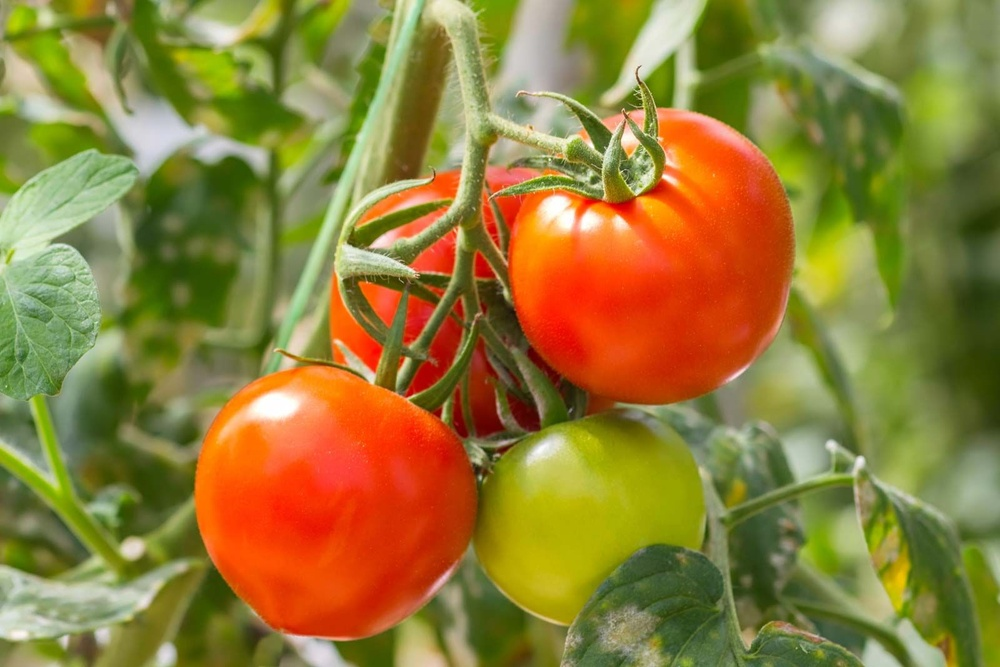
#> input picture opencv/red_tomato.jpg, 1000 x 667 px, shrunk from 1600 x 1067 before the run, given in place of the camera
$ python OpenCV_find_colors.py
#> lines starting #> are read from the running program, lines starting #| are printed output that depends on the picture; after the words box and inside, x2 and y2 are one past the last pixel; in counts of white or black regions, pixels touching at a corner belong together
import cv2
import numpy as np

# Green HSV Color Range
green_lower = np.array([40, 40, 40])
green_upper = np.array([80, 255, 255])

# Blue HSV Color Range
blue_lower = np.array([100, 150, 0])
blue_upper = np.array([140, 255, 255])

# Red HSV Color Range
# Red wraps around the hue spectrum, so we need two ranges
red_lower1 = np.array([0, 100, 100])
red_upper1 = np.array([10, 255, 255])
red_lower2 = np.array([160, 100, 100])
red_upper2 = np.array([180, 255, 255])

cap = cv2.VideoCapture(0)

while True:
    ret, frame = cap.read()
#> frame is the input picture: shape (667, 1000, 3); mean B, G, R 57.4, 124.9, 145.9
    hsv = cv2.cvtColor(frame, cv2.COLOR_BGR2HSV)
#> hsv: shape (667, 1000, 3); mean H, S, V 30.8, 161.2, 156.9

    # Find Green Color
    mask_green = cv2.inRange(hsv, green_lower, green_upper)
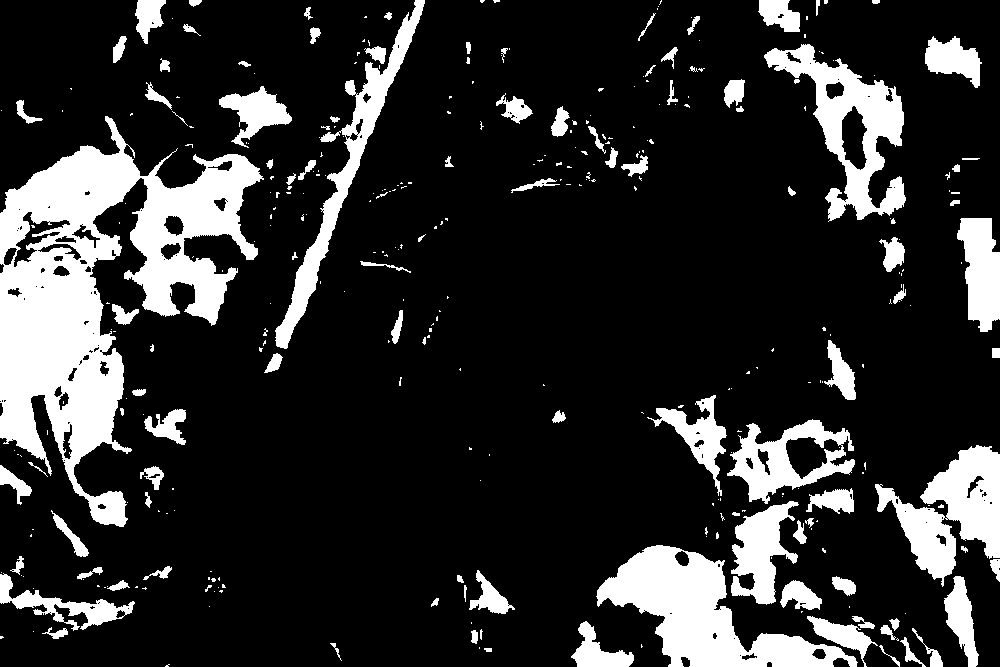
#> mask_green: shape (667, 1000); 18% white; 345 white regions (235 under 20 px)
    contours_green, _ = cv2.findContours(mask_green, cv2.RETR_EXTERNAL, cv2.CHAIN_APPROX_SIMPLE)
#> contours_green = 342 contours, 254 with area under 20; largest, box (x1, y1, x2, y2) and area: (0, 116, 264, 527) 44482, (596, 545, 858, 667) 12888, (764, 44, 906, 222) 9688, (875, 445, 1000, 587) 8186, (275, 0, 425, 349) 6249
    for contour in contours_green:
        if cv2.contourArea(contour) > 500:  # Increased minimum area
            x, y, w, h = cv2.boundingRect(contour)
            cv2.rectangle(frame, (x, y), (x+w, y+h), (0, 255, 0), 2)
#> this loop made 342 passes
#> (x, y, w, h) on passes 17, 20, 38, 44, 49, 52, 60, 81, 87, 102, 105, 109: (571, 621, 63, 46), (807, 616, 71, 51), (780, 580, 42, 30), (944, 576, 35, 91), (0, 573, 135, 58), (469, 570, 46, 44), (596, 545, 262, 122), (731, 501, 68, 104), (806, 488, 48, 26), (875, 445, 125, 142), (727, 419, 128, 85), (144, 409, 42, 36)
#> contour on passes 3, 5, 10, 16, 21, 22: [[479, 647], [479, 648]], [[641, 644], [641, 647], [642, 646], [641, 645]], [[33, 631]], [[471, 622], [471, 623]], [[905, 613]], [[801, 611], [801, 612], [802, 611]]
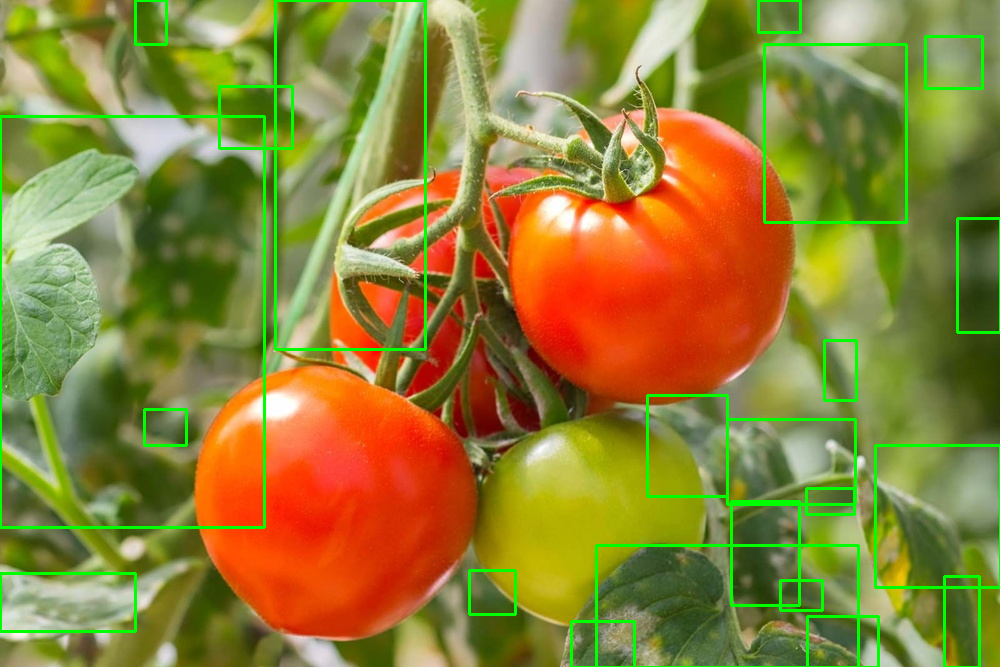
#> frame: shape (667, 1000, 3); 3.39% of pixels changed, all inside (x1, y1, x2, y2) = (0, 0, 1000, 667)

    # Find Blue Color
    mask_blue = cv2.inRange(hsv, blue_lower, blue_upper)
#> mask_blue: shape (667, 1000); every value is 0
    contours_blue, _ = cv2.findContours(mask_blue, cv2.RETR_EXTERNAL, cv2.CHAIN_APPROX_SIMPLE)
#> contours_blue = []
    #print(contours_blue)
    for contour in contours_blue:
        if cv2.contourArea(contour) > 500:  # Increased minimum area
            x, y, w, h = cv2.boundingRect(contour)
            cv2.rectangle(frame, (x, y), (x+w, y+h), (255, 0, 0), 2)
#> this loop made 0 passes

    # Find Red Color
    mask_red1 = cv2.inRange(hsv, red_lower1, red_upper1)
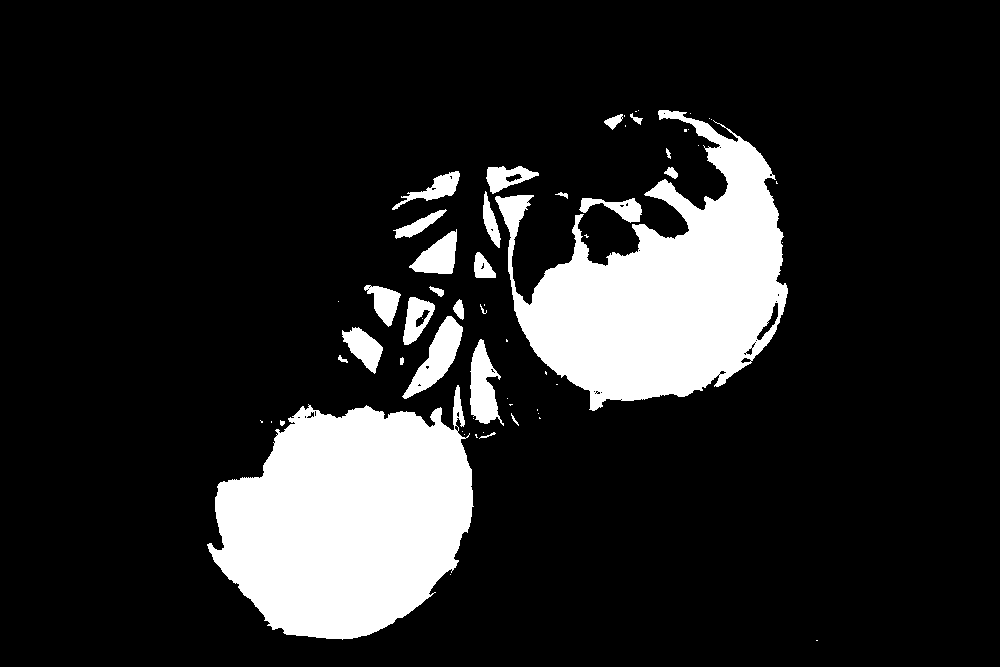
#> mask_red1: shape (667, 1000); 15.2% white; 60 white regions (33 under 20 px), largest, box (x1, y1, x2, y2) and area: (207, 385, 474, 640) 46205, (495, 110, 788, 411) 43011, (402, 316, 463, 399) 1923
    mask_red2 = cv2.inRange(hsv, red_lower2, red_upper2)
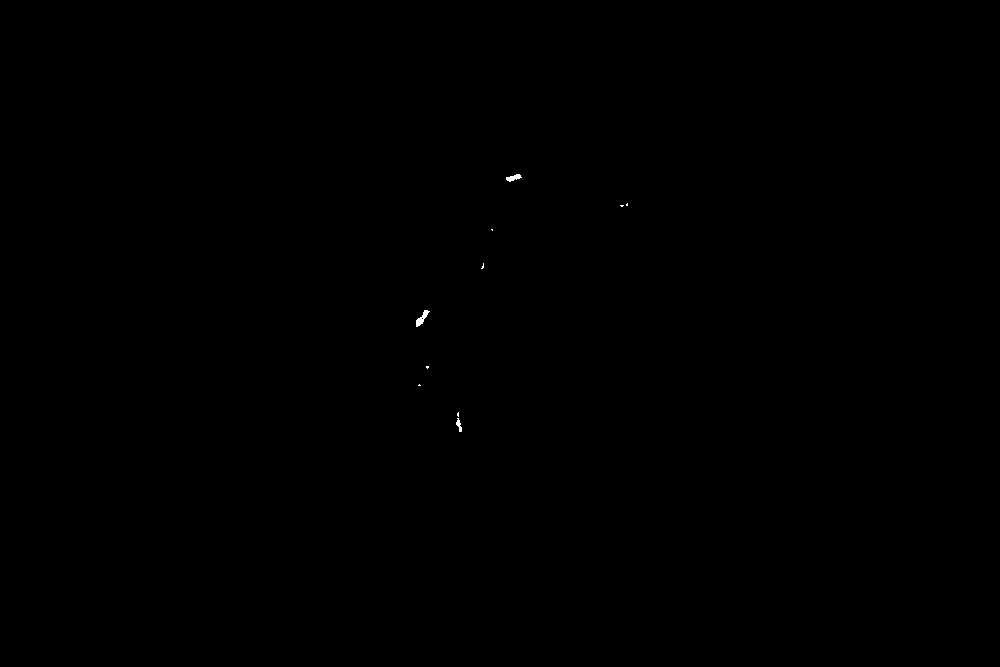
#> mask_red2: shape (667, 1000); 0.04% white; 10 white regions (7 under 20 px), largest, box (x1, y1, x2, y2) and area: (416, 310, 430, 327) 96, (506, 174, 522, 182) 71, (456, 418, 462, 432) 44
    mask_red = cv2.bitwise_or(mask_red1, mask_red2)
#> mask_red: shape (667, 1000); 15.2% white; 58 white regions (31 under 20 px), largest, box (x1, y1, x2, y2) and area: (207, 385, 474, 640) 46258, (495, 110, 788, 411) 43011, (402, 316, 463, 399) 1934

    # Apply morphological operations to reduce noise
    kernel = np.ones((5,5), np.uint8)
    mask_red = cv2.erode(mask_red, kernel, iterations=1)
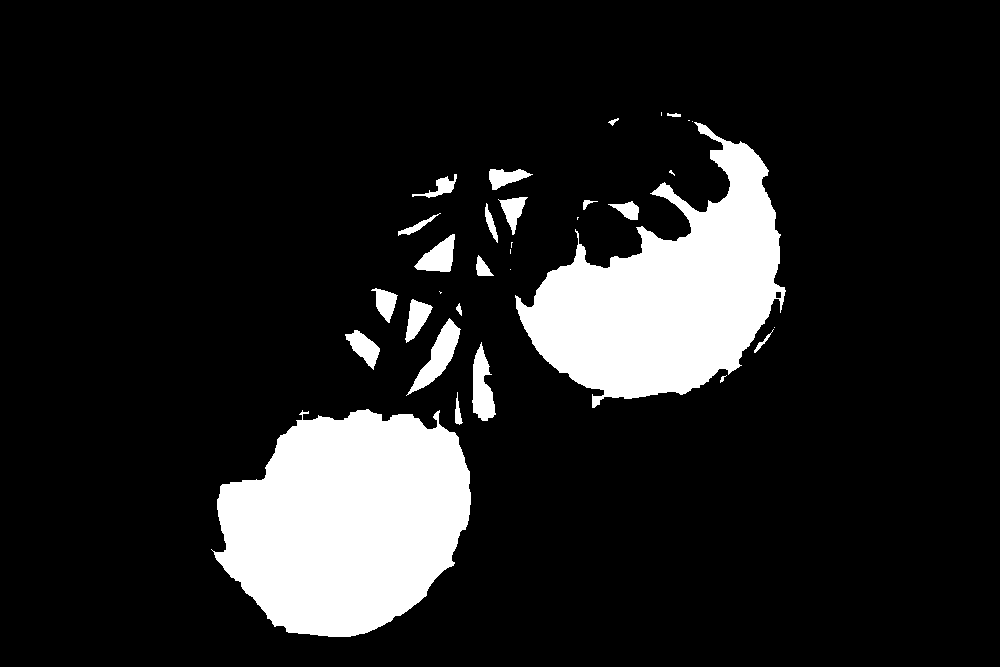
#> mask_red: shape (667, 1000); 13.3% white; 32 white regions (10 under 20 px), largest, box (x1, y1, x2, y2) and area: (211, 409, 471, 637) 43407, (515, 122, 786, 408) 37520, (406, 318, 461, 396) 1379
    mask_red = cv2.dilate(mask_red, kernel, iterations=1)
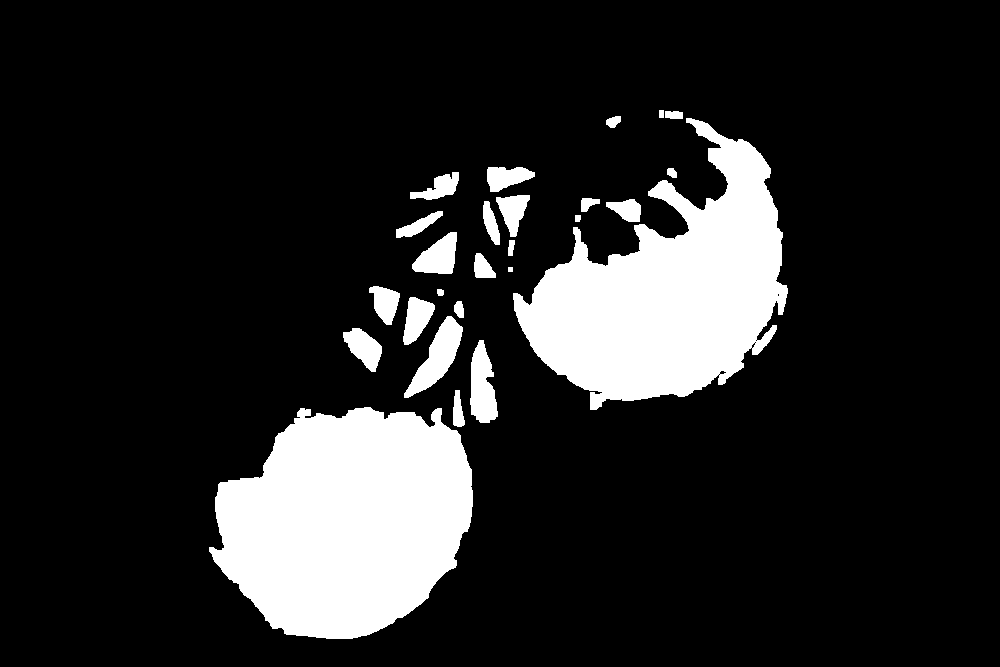
#> mask_red: shape (667, 1000); 14.9% white; 26 white regions

    contours_red, _ = cv2.findContours(mask_red, cv2.RETR_EXTERNAL, cv2.CHAIN_APPROX_SIMPLE)
#> contours_red = 26 contours, 1 with area under 20; largest, box (x1, y1, x2, y2) and area: (209, 407, 473, 639) 45247, (513, 118, 788, 410) 40634, (404, 316, 463, 398) 1834, (470, 340, 498, 423) 1504, (412, 232, 457, 274) 1142
    for contour in contours_red:
        if cv2.contourArea(contour) > 500:  # Increased minimum area
            x, y, w, h = cv2.boundingRect(contour)
            cv2.rectangle(frame, (x, y), (x+w, y+h), (0, 0, 255), 2)
#> this loop made 26 passes
#> (x, y, w, h) on passes 1, 3, 4, 5, 7, 9, 13, 19, 20, 22, 23: (209, 407, 264, 232), (470, 340, 28, 83), (343, 328, 39, 44), (404, 316, 59, 82), (403, 297, 32, 48), (369, 286, 31, 39), (412, 232, 45, 42), (496, 195, 34, 42), (410, 172, 49, 28), (487, 167, 48, 25), (513, 118, 275, 292)
#> contour on passes 10, 26: [[508, 267], [508, 271], [512, 271], [512, 267]], [[659, 110], [659, 117], [663, 117], [663, 110]]
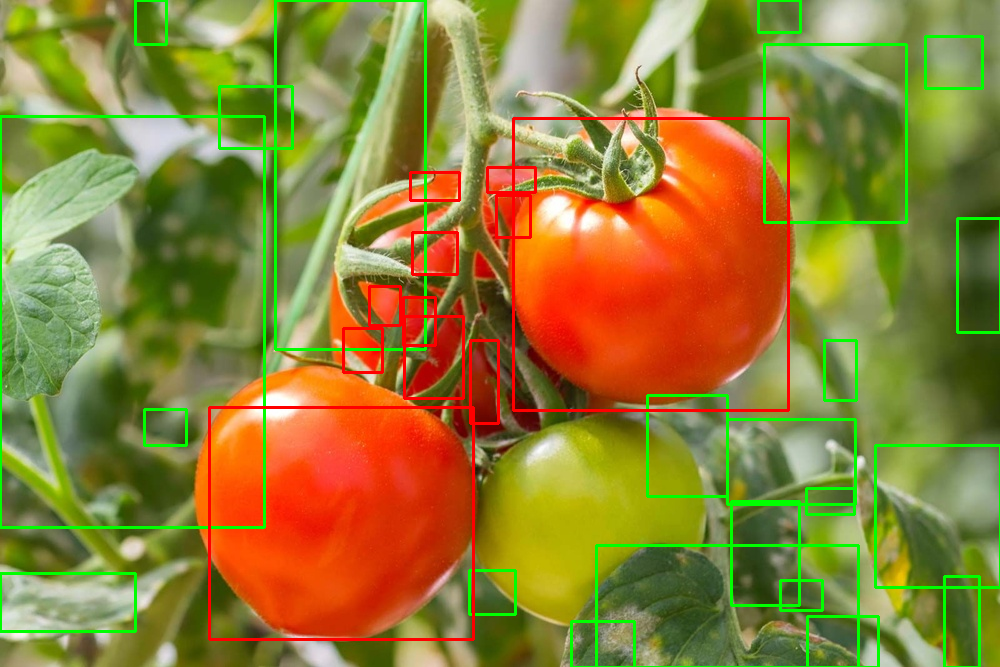
#> frame: shape (667, 1000, 3); 1.65% of pixels changed, all inside (x1, y1, x2, y2) = (208, 117, 790, 641)

    cv2.imshow('frame', frame)
    if cv2.waitKey(1) & 0xFF == ord('q'):
#> (key q is pressed here)
        break

cap.release()
cv2.destroyAllWindows()
